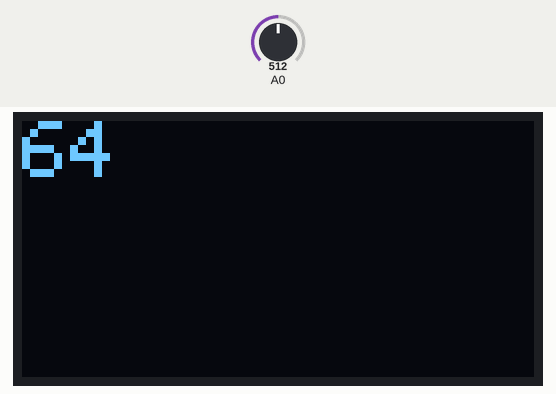
Recording of a sketch running on a simulated Arduino Uno, built with avr-gcc and run on an emulated ATmega328P. Parts: 128×64 one-colour display. The test bench sets the inputs (shaded band); at power-on: A0 = 512.

Above: at 1.2 s.
1.3 s: A0 set to 716
At 1.8 s:
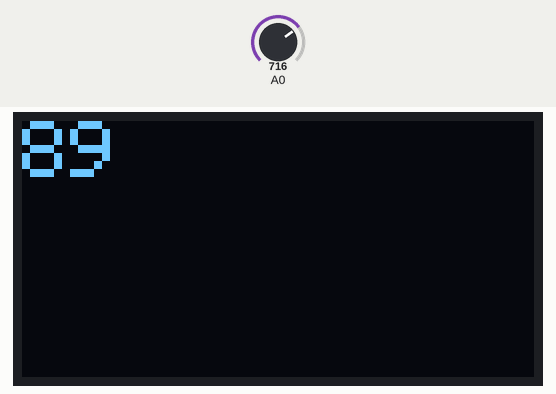
2.9 s: A0 set to 810
At 3.6 s:
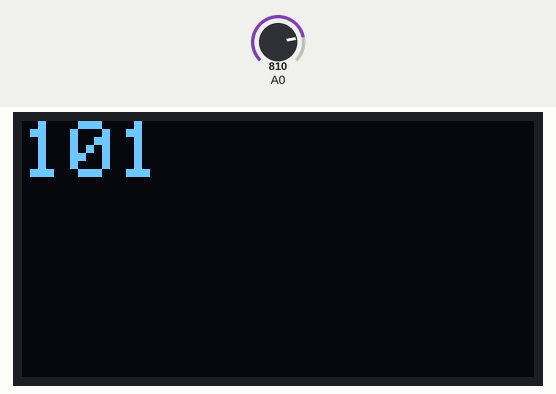
4.4 s: A0 set to 790
At 5.5 s:
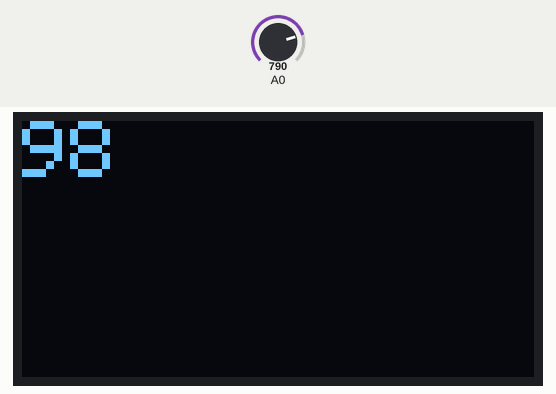
Timing chart, 0 to 7.4 s (numbered marks = the images above; inputs shaded):
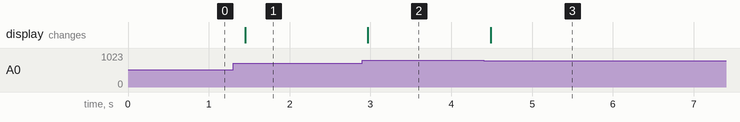

Measured:
- after the input at 1.3 s, the display: changes after 0.15 s (image 1)
- after the input at 2.9 s, the display: changes after 0.07 s (image 2)
- after the input at 4.4 s, the display: changes after 0.09 s (image 3)

The sketch:

brightOnScreen.ino
```cpp
/**
 * brightOnScreen.ino - Affiche la luminosité captée sur l'ecran.
 *
 * @author Alexandra Hospital <hospital.alex@gmail.com>
 * @author Ilyas Toumlilt     <toumlilt.ilyas@gmail.com>
 */

#include <SPI.h>
#include <Wire.h>
#include <Adafruit_GFX.h>
#include <Adafruit_SSD1306.h>

#define OLED_RESET 4
Adafruit_SSD1306 display(OLED_RESET);

#define MAX_BRIGHTNESS 800
#define SCALE_BRIGHT   100

void setup()
{
  Serial.begin(9600);
  display.begin(SSD1306_SWITCHCAPVCC, 0x3C);
  display.clearDisplay();
}

void loop()
{
  /* récupération de la valeur de luminosité */
  int brightValue = analogRead(A0) * SCALE_BRIGHT / MAX_BRIGHTNESS;

  /* écriture sur l'ecran */
  display.clearDisplay();
  display.setTextSize(2);
  display.setTextColor(WHITE);
  display.setCursor(0,0);
  display.println(brightValue);
  display.display();

  delay(100);
}
```
